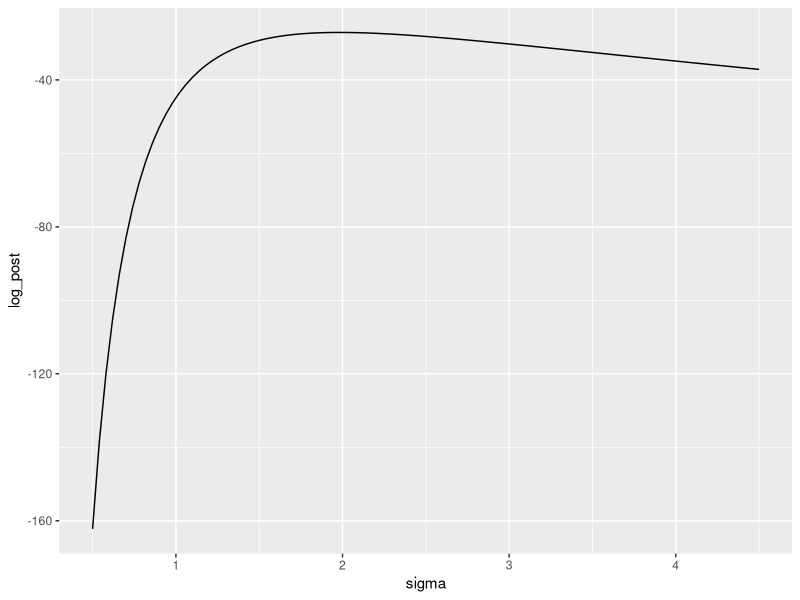
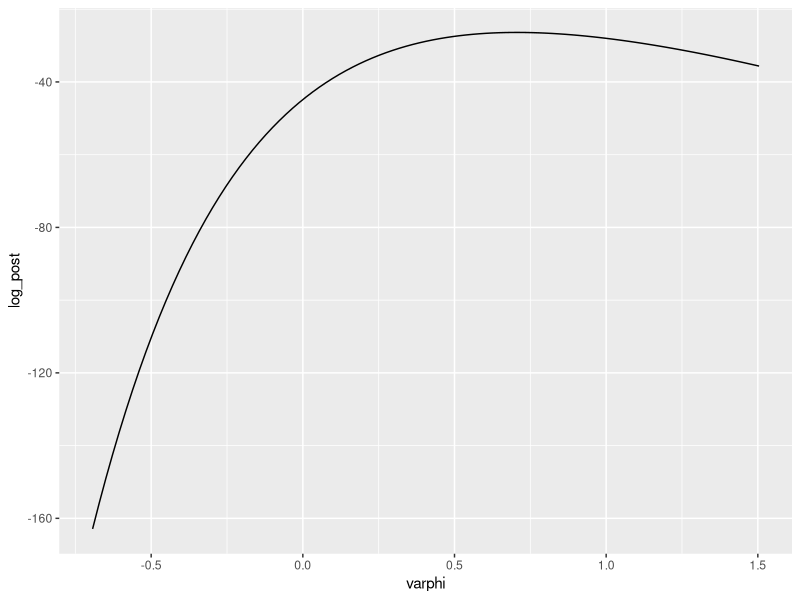
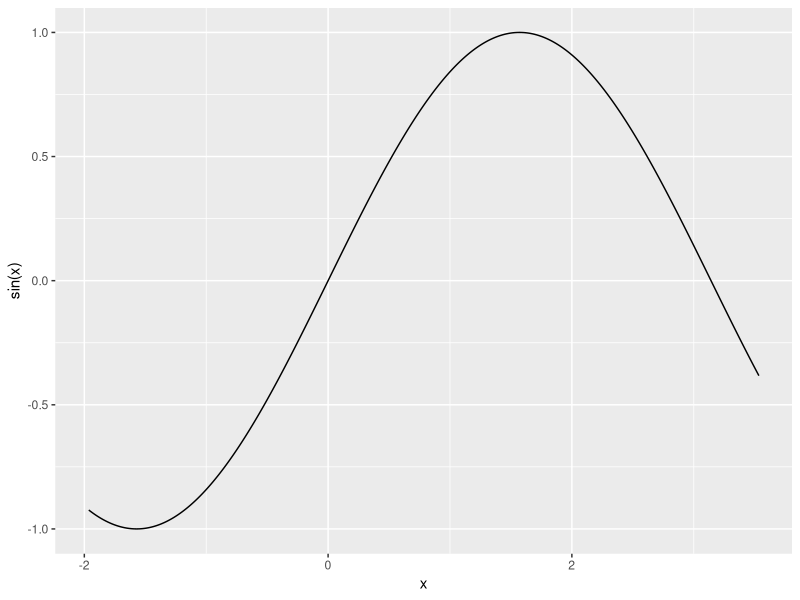
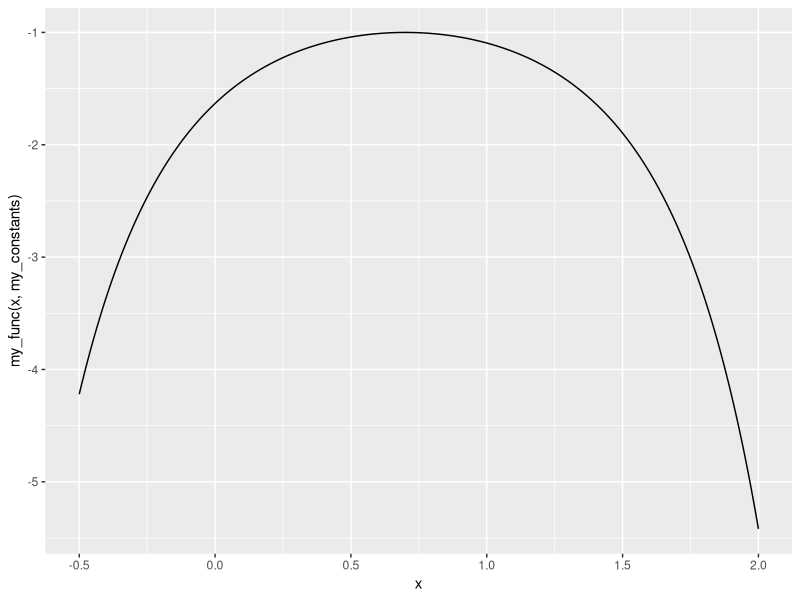
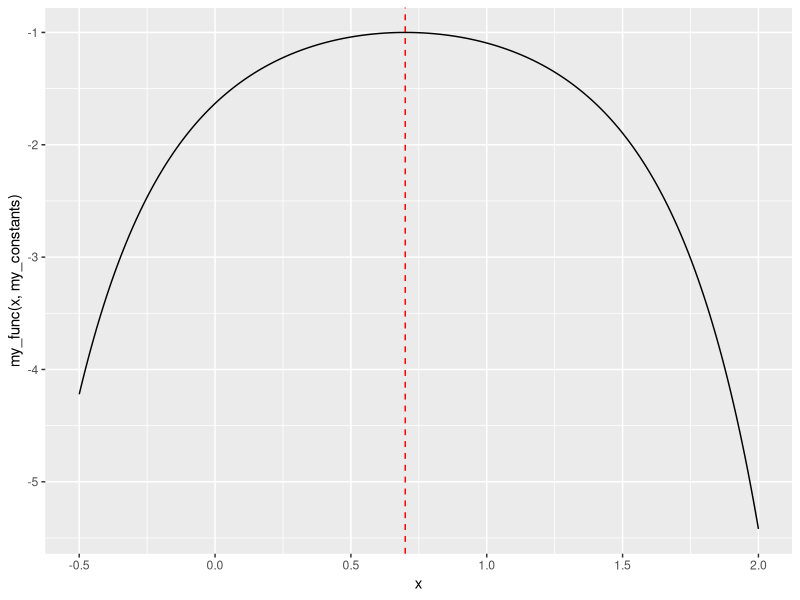
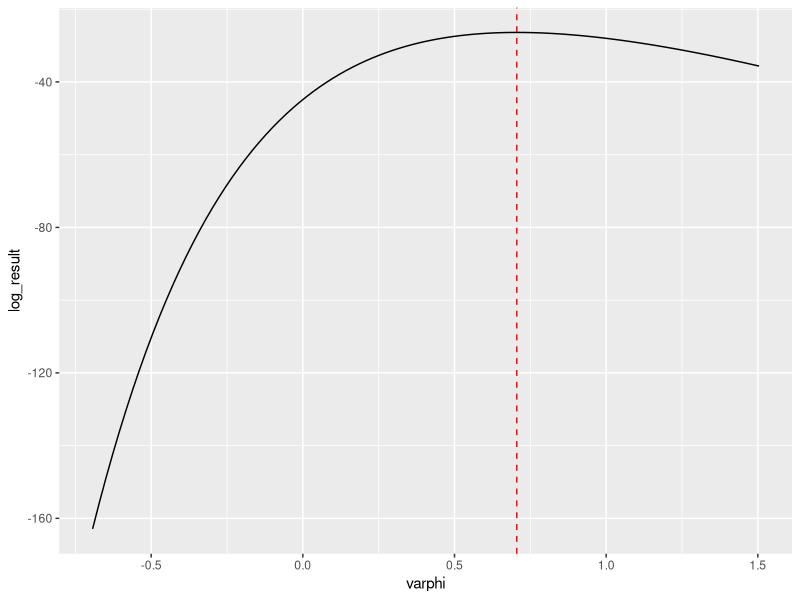

These figures' R source, in order:
## ---- chunk 1
knitr::opts_chunk$set(echo = TRUE)
## ---- chunk 2
library(tidyverse)
## ---- chunk 3
quantiles_third <- qnorm(0.75, mean = 125, sd = 5)
quantiles_first <- qnorm(0.25, mean = 125, sd = 5)

quantiles_third
quantiles_first
## ---- chunk 4
interval <- quantiles_third - quantiles_first
interval
## ---- chunk 5
Probability_density <- pnorm(117, mean = 125, sd = 5)
Probability_density
## ---- chunk 6
PSD_2 <- (5^2 *(5^2 - 2^2)) / (2^2 * 5^2)
PSD_2
PSD_0.5 <-   (5^2 *(5^2 - 0.5^2)) / (0.5^2 * 5^2)
PSD_0.5
## ---- chunk 7
num_obs <- 15^2 / 3^2
num_obs
## ---- chunk 8
N <- 21
v <- 4.2
## ---- chunk 9
### set input arguments !!!
log_post_sigma_unnorm <- function(sigma, N, v, lambda)
{
  # your code here
  return(N*log(1/sigma) - (N*v)/(2*sigma^2)-lambda*sigma)
}
## ---- chunk 10
tibble::tibble(
  sigma = seq(0.5, 4.5, length.out=101)
) %>% 
  mutate(log_post = log_post_sigma_unnorm(sigma = sigma, N = N, v = v, lambda = 0.75)) %>%
  ggplot(mapping = aes(x = sigma, y = log_post)) +
  geom_line() 
## ---- chunk 11
### set the input arguments !!!
log_post_varphi_unnorm <- function(varphi, N, v, lambda)
{
  # back-calculate sigma given varphi
  sigma <- exp(varphi)
  
  # calculate the unnormalized log-posterior on sigma
  log_derivative <- log_post_sigma_unnorm(sigma, N, v, lambda) + varphi
  
  # account for the derivative adjustment
  return(log_derivative)
}
## ---- chunk 12
tibble::tibble(
  varphi = seq(log(0.5), log(4.5), length.out = 101)
) %>% 
  mutate(log_post = log_post_varphi_unnorm(varphi, N, v, 0.75)) %>% 
         ggplot(mapping = aes(x = varphi, y = log_post)) +
         geom_line() 
## ---- chunk 13
tibble::tibble(
  x = seq(-5 * pi / 8, 9 * pi /8, length.out = 1001)
) %>% 
  ggplot(mapping = aes(x = x, y = sin(x))) +
  geom_line()
## ---- chunk 14
opt_sine_01 <- optim( 0,
                      sin,
                     gr = NULL,
                     method = "Brent",
                     lower = -5*pi/8, upper = 9*pi/8,
                     hessian = TRUE,
                     control = list(fnscale = -1))
opt_sine_01
## ---- chunk 15
opt_sine_02 <- optim(3,
                     sin,
                     gr = NULL,
                     method = "Brent",
                     lower = - (5 * pi / 8), upper = (9 * pi /8),
                     hessian = TRUE,
                     control = list(fnscale = -1))
opt_sine_02
## ---- chunk 16
my_func <- function(x, constants)
{
  result <- -exp((x - constants$a) ^ constants$m)
  return(result)
}

my_constants <- list(a = 0.7, m = 2)
## ---- chunk 17
tibble::tibble(
  x = seq(-0.5, 2, length.out = 501)
) %>% 
  ggplot(mapping = aes(x = x, 
                       y = my_func(x,my_constants))) +
  geom_line()
## ---- chunk 18
opt_result <- optim(1.75,
                    my_func,
                    gr = NULL,
                    my_constants,
                    method = "Brent",
                    lower = -0.5, upper = 2,
                    hessian = TRUE,
                    control = list(fnscale = -1))

opt_result
## ---- chunk 19
tibble::tibble(
  x = seq(-0.5, 2, length.out = 501)
) %>% 
  ggplot(mapping = aes(x = x, 
                       y = my_func(x,my_constants)))+
  geom_line() +
  geom_vline(xintercept = opt_result$par, color = "red",linetype = "dashed")
## ---- chunk 20
varphi_opt_a <- optim(-0.5,
                      log_post_varphi_unnorm,
                      gr = NULL,
                      N, v, 0.75,
                      method = "BFGS",
                      hessian = TRUE,
                      control = list(fnscale = -1))

varphi_opt_a
## ---- chunk 21
varphi_opt_b <- optim(1.35,
                      log_post_varphi_unnorm,
                      gr = NULL,
                      N, 
                      v, 
                      0.75,
                      method = "BFGS",
                      hessian = TRUE,
                      control = list(fnscale = -1))

varphi_opt_b
## ---- chunk 22
tibble::tibble(
  varphi = seq(log(0.5), log(4.5), length.out = 101)
) %>% 
  mutate(log_result = log_post_varphi_unnorm(varphi, N, v, 0.75)) %>% 
         ggplot(mapping = aes(x = varphi, y = log_result)) +
         geom_line() +
         geom_vline(xintercept = varphi_opt_b$par, color = "red",linetype = "dashed")
